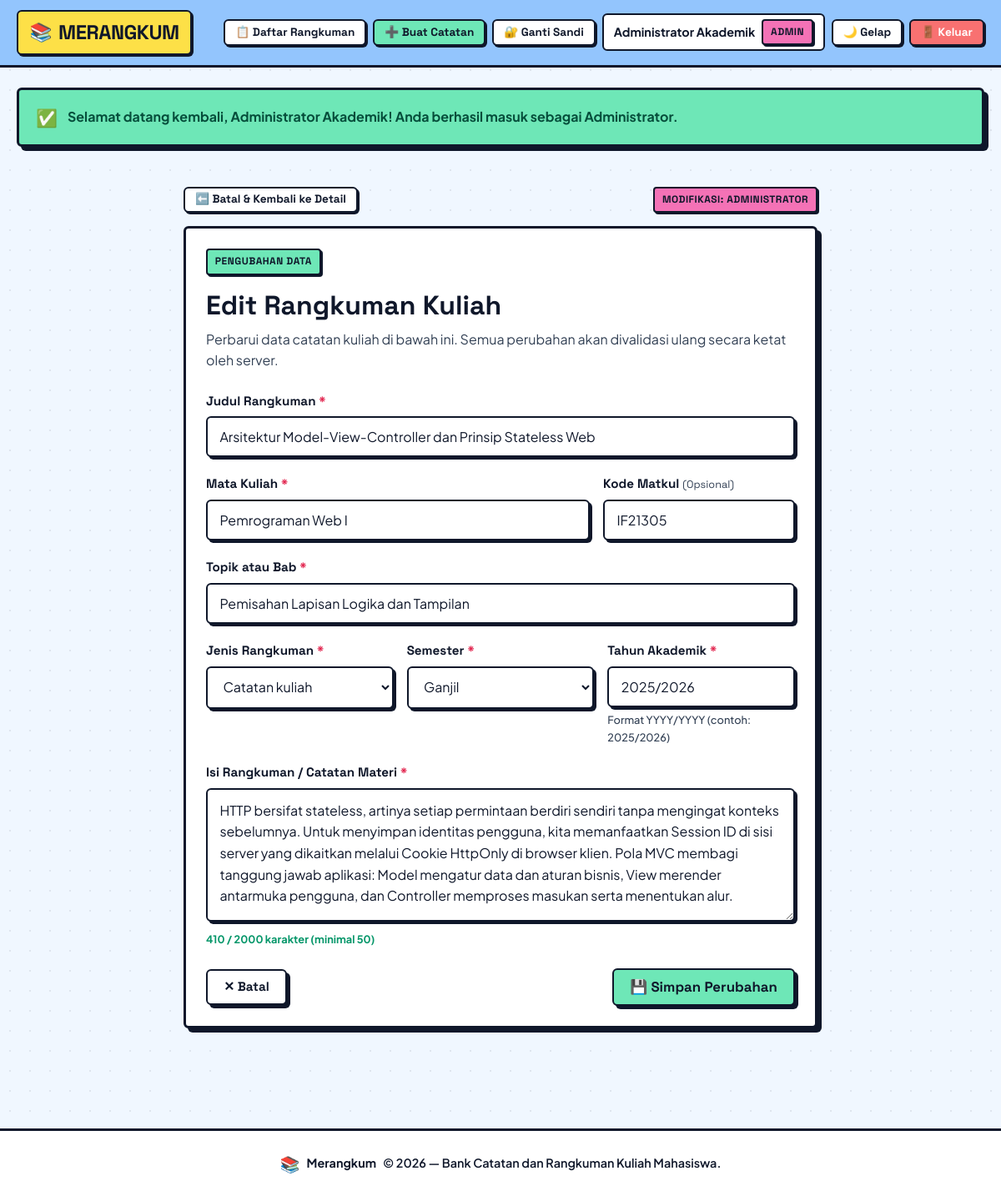
The page /edit.php?id=2 (signed in) on the database its author committed.
### tables this page shows
CREATE TABLE catatan_kuliah (
  id               INT UNSIGNED AUTO_INCREMENT PRIMARY KEY,
  pengguna_id      INT UNSIGNED NOT NULL,
  judul            VARCHAR(200) NOT NULL,
  mata_kuliah      VARCHAR(100) NOT NULL,
  kode_mata_kuliah VARCHAR(20)  NULL,
  topik            VARCHAR(150) NOT NULL,
  jenis_catatan    ENUM('Rangkuman', 'Catatan kuliah', 'Panduan belajar') NOT NULL,
  semester         ENUM('Ganjil', 'Genap', 'Antara') NOT NULL,
  tahun_akademik   VARCHAR(9)   NOT NULL,
  isi_ringkas      TEXT         NOT NULL,
  dibuat_pada      DATETIME     NOT NULL DEFAULT CURRENT_TIMESTAMP,
  diperbarui_pada  DATETIME     NOT NULL DEFAULT CURRENT_TIMESTAMP ON UPDATE CURRENT_TIMESTAMP,
  CONSTRAINT fk_catatan_pengguna
    FOREIGN KEY (pengguna_id) REFERENCES pengguna(id)
    ON DELETE CASCADE
    ON UPDATE CASCADE
);

### sesi.php (called while the page is built, shortened)
<?php
function apakahLogin(): bool
{
    return !empty($_SESSION['pengguna_id']) && is_numeric($_SESSION['pengguna_id']);
}
function penggunaSaatIni(): ?array
{
    return [
        'id'       => (int)$_SESSION['pengguna_id'],
        'username' => (string)($_SESSION['pengguna_username'] ?? ''),
        'nama'     => (string)($_SESSION['pengguna_nama'] ?? ''),
        'peran'    => (string)($_SESSION['pengguna_peran'] ?? 'anggota'),
    ];
}
function ambilPeranLabel(string $peran): string
{
    return ($peran === 'admin') ? 'Administrator' : 'Anggota';
}
    ?>

### validasi.php (called while the page is built, shortened)
<?php
function e(?string $nilai): string
{
    return htmlspecialchars($nilai, ENT_QUOTES | ENT_SUBSTITUTE, 'UTF-8');
}

### edit.php (the view, shortened to what this page needs)
<?php
require_once __DIR__ . '/sesi.php';
require_once __DIR__ . '/koneksi.php';
require_once __DIR__ . '/validasi.php';
$id = filter_var($_GET['id'] ?? $_POST['id'] ?? null, FILTER_VALIDATE_INT, ['options' => ['min_range' => 1]]);
    ?>
    <?php
$stmt = $db->prepare('SELECT * FROM catatan_kuliah WHERE id = ? LIMIT 1');
$stmt->bind_param('i', $id);
$stmt->execute();
$hasil = $stmt->get_result();
$catatan = $hasil->fetch_assoc();
    ?>
    <?php
$galat = [];
$masukan = [
    'judul'            => $catatan['judul'],
    'mata_kuliah'      => $catatan['mata_kuliah'],
    'kode_mata_kuliah' => $catatan['kode_mata_kuliah'] ?? '',
    'topik'            => $catatan['topik'],
    'jenis_catatan'    => $catatan['jenis_catatan'],
    'semester'         => $catatan['semester'],
    'tahun_akademik'   => $catatan['tahun_akademik'],
    'isi_ringkas'      => $catatan['isi_ringkas'],
];
require_once __DIR__ . '/kepala.php';
?>
<div class="wadah" style="max-width: 800px;">
    <div class="d-flex justify-between align-center mb-2">
        <a href="detail.php?id=<?= $id ?>" class="tombol tombol-kecil">
            ⬅️ Batal & Kembali ke Detail
        </a>
        <span class="lencana <?= $pengguna['peran'] === 'admin' ? 'lencana-admin' : 'lencana-mint' ?>">
            MODIFIKASI: <?= e(strtoupper(ambilPeranLabel($pengguna['peran']))) ?>
        </span>
    </div>
    <div class="kartu-brutal">
        <div class="lencana lencana-mint mb-2">PENGUBAHAN DATA</div>
        <h1 style="font-size: 2rem; margin-bottom: 0.5rem;">Edit Rangkuman Kuliah</h1>
        <p style="color: var(--teks-muted); margin-bottom: 1.5rem;">
            Perbarui data catatan kuliah di bawah ini. Semua perubahan akan divalidasi ulang secara ketat oleh server.
        </p>
        <form id="form-rangkuman" action="edit.php?id=<?= $id ?>" method="POST">
            <div class="form-grup">
                <label for="judul" class="label-input">
                    Judul Rangkuman <span class="wajib">*</span>
                </label>
                <input
                    type="text"
                    id="judul"
                    name="judul"
                    class="kontrol-input <?= isset($galat['judul']) ? 'input-ada-galat' : '' ?>"
                    value="<?= e($masukan['judul']) ?>"
                    required
                >
            </div>
            <div style="display: grid; grid-template-columns: 2fr 1fr; gap: 1rem;">
                <div class="form-grup">
                    <label for="mata_kuliah" class="label-input">
                        Mata Kuliah <span class="wajib">*</span>
                    </label>
                    <input
                        type="text"
                        id="mata_kuliah"
                        name="mata_kuliah"
                        class="kontrol-input <?= isset($galat['mata_kuliah']) ? 'input-ada-galat' : '' ?>"
                        value="<?= e($masukan['mata_kuliah']) ?>"
                        required
                    >
                </div>
                <div class="form-grup">
                    <label for="kode_mata_kuliah" class="label-input">
                        Kode Matkul <small style="font-weight: normal; color: var(--teks-muted);">(Opsional)</small>
                    </label>
                    <input
                        type="text"
                        id="kode_mata_kuliah"
                        name="kode_mata_kuliah"
                        class="kontrol-input <?= isset($galat['kode_mata_kuliah']) ? 'input-ada-galat' : '' ?>"
                        value="<?= e($masukan['kode_mata_kuliah']) ?>"
                    >
                </div>
            </div>
            <div class="form-grup">
                <label for="topik" class="label-input">
                    Topik atau Bab <span class="wajib">*</span>
                </label>
                <input
                    type="text"
                    id="topik"
                    name="topik"
                    class="kontrol-input <?= isset($galat['topik']) ? 'input-ada-galat' : '' ?>"
                    value="<?= e($masukan['topik']) ?>"
                    required
                >
            </div>
            <div style="display: grid; grid-template-columns: repeat(auto-fit, minmax(200px, 1fr)); gap: 1rem;">
                <div class="form-grup">
                    <label for="jenis_catatan" class="label-input">
                        Jenis Rangkuman <span class="wajib">*</span>
                    </label>
                    <select id="jenis_catatan" name="jenis_catatan" class="kontrol-select <?= isset($galat['jenis_catatan']) ? 'input-ada-galat' : '' ?>" required>
                        <?php foreach (DAFTAR_JENIS_CATATAN as $j): ?>
                            <option value="<?= e($j) ?>" <?= $masukan['jenis_catatan'] === $j ? 'selected' : '' ?>>
                                <?= e($j) ?>
                            </option>
                        <?php endforeach; ?>
                    </select>
                </div>
                <div class="form-grup">
                    <label for="semester" class="label-input">
                        Semester <span class="wajib">*</span>
                    </label>
                    <select id="semester" name="semester" class="kontrol-select <?= isset($galat['semester']) ? 'input-ada-galat' : '' ?>" required>
                        <?php foreach (DAFTAR_SEMESTER as $s): ?>
                            <option value="<?= e($s) ?>" <?= $masukan['semester'] === $s ? 'selected' : '' ?>>
                                <?= e($s) ?>
                            </option>
                        <?php endforeach; ?>
                    </select>
                </div>
                <div class="form-grup">
                    <label for="tahun_akademik" class="label-input">
                        Tahun Akademik <span class="wajib">*</span>
                    </label>
                    <input
                        type="text"
                        id="tahun_akademik"
                        name="tahun_akademik"
                        class="kontrol-input <?= isset($galat['tahun_akademik']) ? 'input-ada-galat' : '' ?>"
                        value="<?= e($masukan['tahun_akademik']) ?>"
                        required
                    >
                    <div class="hint-input">Format YYYY/YYYY (contoh: 2025/2026)</div>
                </div>
            </div>
            <div class="form-grup">
                <label for="isi_ringkas" class="label-input">
                    Isi Rangkuman / Catatan Materi <span class="wajib">*</span>
                </label>
                <textarea
                    id="isi_ringkas"
                    name="isi_ringkas"
                    class="kontrol-textarea <?= isset($galat['isi_ringkas']) ? 'input-ada-galat' : '' ?>"
                    required
                ><?= e($masukan['isi_ringkas']) ?></textarea>
                <div class="penghitung-karakter" id="counter-isi">
                </div>
            </div>
            <div class="d-flex justify-between align-center flex-wrap gap-2 mt-3">
                <a href="detail.php?id=<?= $id ?>" class="tombol">
                    ✕ Batal
                </a>
                <button type="submit" class="tombol tombol-mint" style="font-size: 1.05rem;">
                    💾 Simpan Perubahan
                </button>
            </div>
        </form>
    </div>
</div>
<?php require_once __DIR__ . '/kaki.php'; ?>

### rows shown on the page
catatan_kuliah: judul "Arsitektur Model-View-Controller dan Prinsip Stateless Web", mata_kuliah "Pemrograman Web I", kode_mata_kuliah "IF21305", topik "Pemisahan Lapisan Logika dan Tampilan", tahun_akademik "2025/2026", isi_ringkas "HTTP bersifat stateless, artinya setiap permintaan berdiri sendiri tanpa mengingat konteks sebelumnya. Untuk menyimpan identitas pengguna, kita memanfaatkan Session ID di sisi server yang dikaitkan melalui Cookie HttpOnly di browser klien. Pola MVC membagi tanggung jawab aplikasi: Model mengatur data dan aturan bisnis, View merender antarmuka pengguna, dan Controller memproses masukan serta menentukan alur."

### other values the page prints
$pengguna['nama'] "Administrator Akademik"
$pesanFlash['teks'] "Selamat datang kembali, Administrator Akademik! Anda berhasil masuk sebagai Administrator."
ambilPeranLabel($pengguna['peran']) "ADMINISTRATOR"
form field jenis_catatan "Catatan kuliah"
form field semester "Ganjil"
